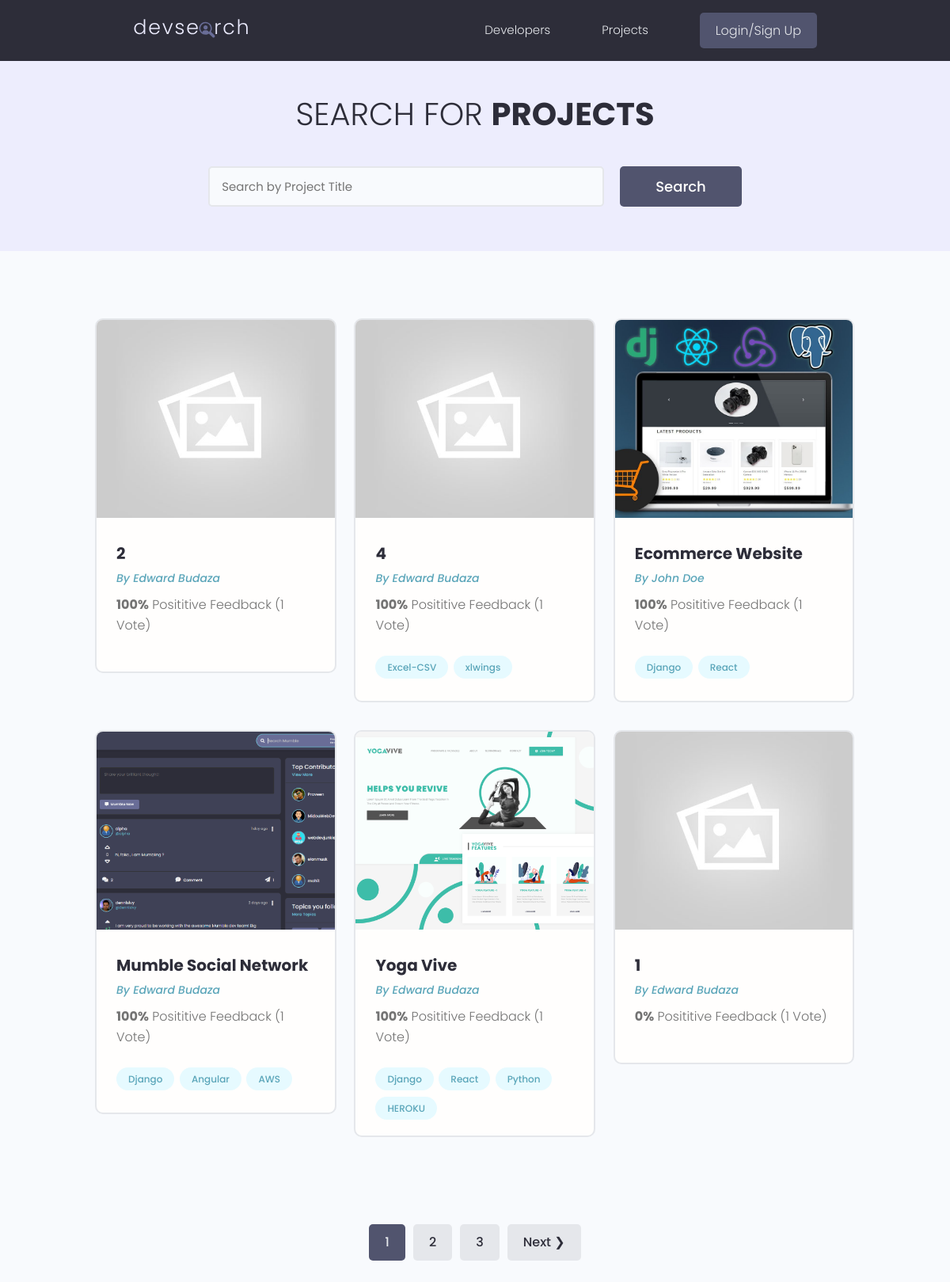
/projects/, run on the app's committed database.
### projects/models.py (models this page shows, shortened)
class Project(models.Model):
    owner = models.ForeignKey(Profile, null=True, blank=True, on_delete=models.CASCADE)
    title = models.CharField(max_length=200)
    description = models.TextField(null=True, blank=True)
    featured_image = models.ImageField(null=True, blank=True, default="default.jpg")
    demo_link = models.CharField(max_length=2000, null=True, blank=True)
    source_link = models.CharField(max_length=2000, null=True, blank=True)
    tags = models.ManyToManyField('Tag', blank=True)
    vote_total = models.IntegerField(default=0, null=True, blank=True)
    vote_ratio = models.IntegerField(default=0, null=True, blank=True)
    created = models.DateTimeField(auto_now_add=True)
    id = models.UUIDField(default=uuid.uuid4, unique=True, primary_key=True, editable=False)
    class Meta:
        ordering = ['-vote_ratio','-vote_total','title']
    @property
    def imageURL(self):
        try:
            url = self.featured_image.url
        except:
            url = ''
        return url

class Tag(models.Model):
    name = models.CharField(max_length=200)
    created = models.DateTimeField(auto_now_add=True)
    id = models.UUIDField(default=uuid.uuid4, unique=True, primary_key=True, editable=False)
    def __str__(self):
        return self.name

### users/models.py (models this page shows, shortened)
class Profile(models.Model):
    user = models.OneToOneField(User, on_delete=models.CASCADE, null=True, blank=True)
    name = models.CharField(max_length=200, blank=True, null=True)
    email = models.EmailField(max_length=500, blank=True, null=True)
    username = models.CharField(max_length=200, blank=True, null=True)
    location = models.CharField(max_length=200, blank=True, null=True)
    short_intro = models.CharField(max_length=200, blank=True, null=True)
    bio = models.TextField(blank=True, null=True)
    profile_image = models.ImageField(null=True, blank=True, upload_to='profiles/', default="profiles/user-default.png")
    social_github = models.CharField(max_length=200, blank=True, null=True)
    social_twitter = models.CharField(max_length=200, blank=True, null=True)
    social_linkedin = models.CharField(max_length=200, blank=True, null=True)
    social_youtube = models.CharField(max_length=200, blank=True, null=True)
    social_website = models.CharField(max_length=200, blank=True, null=True)
    created = models.DateTimeField(auto_now_add=True)
    id = models.UUIDField(default=uuid.uuid4, unique=True, primary_key=True, editable=False)
    class Meta:
        ordering = ['created']

### projects/views.py (the view)
# urls.py: path('projects/',views.getProjects),
def projects(request):
    projects, search_query = searchProjects(request)
    custom_range, projects = paginateProjects(request, projects, 6)
    context = {'projects': projects, 'search_query': search_query, 'custom_range': custom_range}
    return render(request,'projects/projects.html', context)

### projects/utils.py (called while the page is built)
def paginateProjects(request, projects, results):
    page = request.GET.get('page')
    paginator = Paginator(projects,results)
    try:
        projects = paginator.page(page)
    except PageNotAnInteger:
        page=1
        projects = paginator.page(page)
    except EmptyPage:
        page = paginator.num_pages
        projects = paginator.page(page)
    leftIndex = (int(page) - 4)
    if leftIndex < 1:
        leftIndex = 1
    rightIndex = (int(page) + 5)
    if rightIndex > paginator.num_pages:
        rightIndex = paginator.num_pages + 1
    custom_range = range(leftIndex, rightIndex)
    return custom_range, projects

def searchProjects(request):
    search_query = ''
    if request.GET.get('search_query'):
        search_query = request.GET.get('search_query')
    tags = Tag.objects.filter(name__icontains=search_query)
    projects = Project.objects.distinct().filter(
        Q(title__icontains=search_query) |
        Q(description__icontains=search_query) |
        Q(owner__name__icontains=search_query) |
        Q(tags__in=tags)
    )
    return projects, search_query

### projects/templates/projects/projects.html (shortened to what this page needs)
{% extends 'main.html' %}
{% block content %}
  <main class="projects">
    <section class="hero-section text-center">
      <div class="container container--narrow">
        <div class="hero-section__box">
          <h2>Search for <span>Projects</span></h2>
        </div>
        <div class="hero-section__search">
          <form id="searchForm" class="form" action="{% url 'projects' %}" method="get">
            <div class="form__field">
              <input class="input input--text" id="formInput#search" type="text" name="search_query"
                placeholder="Search by Project Title"  value="{{search_query}}"/>
            </div>
            <input class="btn btn--sub btn--lg" type="submit" value="Search" />
          </form>
        </div>
      </div>
    </section>
    <section class="projectsList">
      <div class="container">
        <div class="grid grid--three">
            {% for project in projects %}
            <div class="column">
                <div class="card project">
                    <a href="{% url 'project' project.id %}" class="project">
                        <img class="project__thumbnail" src="{{ project.imageURL }}" alt="project thumbnail" />
                        <div class="card__body">
                        <h3 class="project__title">{{project.title}}</h3>
                        <p><a class="project__author" href="{% url 'user-profile' project.owner.id %}">By {{project.owner.name}}</a></p>
                        <p class="project--rating">
                            <span style="font-weight: bold;">{{project.vote_ratio}}%</span> Posititive
                            Feedback ({{project.vote_total}} Vote{{project.vote_total|pluralize:"s"}})
                        </p>
                        <div class="project__tags">
                            {% for tag in project.tags.all %}
                            <span class="tag tag--pill tag--main">
                            <small>{{tag}}</small>
                            </span>
                            {% endfor %}
                        </div>
                        </div>
                    </a>
                </div>
            </div>
            {% endfor %}
        </div>
      </div>
    </section>
    {% include 'pagination.html' with queryset=projects custom_rnage=custom_rnage %}
  </main>
{% endblock content %}

### templates/main.html (shortened to what this page needs)
<!DOCTYPE html>
{% load static %}
<html>
<head>
    <link rel="stylesheet" href="https://cdn.iconmonstr.com/1.3.0/css/iconmonstr-iconic-font.min.css" />
    <link rel="stylesheet" href="{% static 'uikit/styles/uikit.css' %}" />
    <link rel="stylesheet" href="{% static 'styles/app.css' %}" />
</head>
<body>
    {% include 'navbar.html' %}
    {% block content %}
    {% endblock content %}
</body>
</html>

### templates/navbar.html (shortened to what this page needs)
{% load static %}
<header class="header">
    <div class="container container--narrow">
      <a href="{% url 'profiles' %}" class="header__logo">
        <img src="{% static 'images/logo.svg' %}" alt="DevSearch Logo" />
      </a>
      <nav class="header__nav">
        <ul class="header__menu">
          <li class="header__menuItem"><a href="{% url 'profiles' %}">Developers</a></li>
          <li class="header__menuItem"><a href="{% url 'projects' %}">Projects</a></li>
          {% if request.user.is_authenticated %}
          <li class="header__menuItem"><a href="{% url 'inbox' %}">Inbox</a></li>
          <li class="header__menuItem"><a href="{% url 'account' %}">Account</a></li>
          <li class="header__menuItem"><a href="{% url 'logout' %}" class="btn btn--sub">Logout</a></li>
          {% else %}
          <li class="header__menuItem"><a href="{% url 'login' %}" class="btn btn--sub">Login/Sign Up</a></li>
          {% endif %}
        </ul>
      </nav>
    </div>
  </header>

### templates/pagination.html (shortened to what this page needs)
{% if queryset.has_other_pages %}
<div class="pagination">
  <ul class="container">
    {% for page in custom_range %}
    {% if page == queryset.number %}
    <li><a href="?page={{page}}" class="btn page-link btn--sub" data-page="{{page}}">{{page}}</a></li>
    {% else %}
    <li><a href="?page={{page}}" class="btn page-link" data-page="{{page}}">{{page}}</a></li>
    {% endif %}
    {% endfor %}
    {% if queryset.has_next %}
    <li><a href="?page={{queryset.next_page_number}}" class="btn page-link" data-page="{{queryset.next_page_number}}">Next &#10095;</a></li>
    {% endif %}
  </ul>
</div>
{% endif %}

### static/styles/app.css (style rules this page uses)
:root { --color-sub: #2d2d39; }
.btn--sub { background-color: var(--color-sub-light); }
.card { border: 2px solid var(--color-light); }
img { width: 100%; }
.header { position: sticky; z-index: 111; background-color: var(--color-sub); padding: 1.5rem 0; }
.header > .container { display: flex; justify-content: space-between; align-items: center; }
.header__logo > img { height: 3.8rem; }
.header__nav > ul { display: inline-flex; align-items: center; list-style: none; gap: 6.5rem; }
.header__menuItem > a { color: var(--color-light); font-weight: 300; }
.hero-section { height: 40vh; display: flex; align-items: center; background-color: var(--color-sub); }
.hero-section__box { margin-bottom: 4rem; }
.hero-section__box > h2, .hero-section__box > h2 > span { font-size: 4rem; color: var(--color-light); line-height: 1.3; text-transform: uppercase; }
.hero-section__box > h2 { font-weight: 300; }
.hero-section__box > h2 > span { font-weight: 700; }
.hero-section__search > .form { display: flex; align-items: center; justify-content: center; gap: 2rem; }
.hero-section__search > .form input.input--text { width: 50rem; }
.pagination { margin-top: 8rem; margin-bottom: 10rem; }
.pagination > ul { flex-wrap: wrap; list-style: none; display: flex; align-items: center; justify-content: center; gap: 1rem; }
.pagination .btn { color: var(--color-sub); }
.pagination .btn.btn--sub { color: var(--color-light); }
.project__author { font-size: 1.4rem; font-style: italic; }
.project--rating { margin-bottom: 1.6em; margin-top: .5em; }
.projects > .hero-section { background: var(--color-sub-lighter); height: 30vh; }
.projects .hero-section__box { margin-bottom: 2.5rem; }
.projects .hero-section__box > h2 { color: var(--color-sub); }
.projects .hero-section__box > h2 > span { font-weight: 700; color: var(--color-sub); }
.projectsList { margin-top: 8rem; }
.project__thumbnail { height: 25rem; object-fit: cover; object-position: top center; }
.project__title { font-size: 2rem; font-weight: 700; color: var(--color-sub); }

### static/uikit/styles/modules/_variables.css (style rules this page uses)
:root { --color-main: #5aa5b9; --color-main-light: #e6faff; --color-sub: #3f4156; --color-sub-light: #51546e; --color-sub-lighter: #ededfd; --color-text: #737373; --color-gray: #8b8b8b; --color-light: #e5e7eb; --color-light-gray: #767676; --color-bg: #f8fafd; --color-white: #fffefd; --color-white-light: #f3f3f3; --color-success: #359e64; --color-success-bg: #def8e8; --color-error: #fc4b0b; --color-error-bg: #fff2ee; --font-base: 'Poppins', arial, helvetica, 'Segoe UI', roboto, ubuntu, sans-serif; --font-monospace: 'Fira Code', 'Courier New', courier, monospace; --font-regular: 300; --font-medium: 500; --font-bold: 700; --generic-shadow: 1px 1px 5px #00000010; --generic-transition: all 0.3s ease-in-out; }

### static/uikit/styles/modules/_base.css (style rules this page uses)
* { margin: 0; padding: 0; box-sizing: border-box; text-rendering: optimizeLegibility; color: inherit; font-size: inherit; }
html { font-size: 50%; }
@media only screen and (min-width: 480px) { html { font-size: 56.25%; } }
@media only screen and (min-width: 1200px) { html { font-size: 62.5%; } }
body { line-height: 1.6; font-weight: 400; font-size: 1.5rem; color: var(--color-text); background-color: var(--color-bg); min-height: 100vh; }

### static/uikit/styles/modules/_typography.css (style rules this page uses)
* { font-family: var(--font-base); }
h2 { font-size: 3.6rem; font-weight: var(--font-bold); }
h3 { font-size: 3.2rem; font-weight: var(--font-medium); }
p, span, strong { font-size: 1.6rem; color: var(--color-text); font-weight: var(--font-regular); }
a { padding-bottom: 2px; text-decoration: none; display: inline-block; color: var(--color-main); font-weight: var(--font-medium); }

### static/uikit/styles/modules/_utilities.css (style rules this page uses)
.container { width: 92%; max-width: 165rem; margin: 0 auto; box-sizing: border-box; }
.container--narrow { width: 92%; max-width: 120rem; }
@media screen and (min-width: 1000px) { .container { width: 90%; } }
@media screen and (min-width: 1000px) { .container--narrow { width: 85%; } }
@media screen and (min-width: 1200px) { .container { width: 80%; } }
@media screen and (min-width: 1200px) { .container--narrow { width: 72%; } }
.text-center { text-align: center; }

### static/uikit/styles/modules/_card.css (style rules this page uses)
.card { border-radius: 1rem; background-color: var(--color-white); border: 1.5px solid var(--color-light); width: auto; height: auto; margin-top: 0.5rem; margin-bottom: 0.5rem; overflow: hidden; }
.card__body, .card__header { padding: 2rem 2.5rem; }

### data on the page
Project: imageURL (placeholder picture), title "2", owner.name "Edward Budaza", vote_ratio "100", vote_total "1"
Project: imageURL (placeholder picture), title "4", owner.name "Edward Budaza", vote_ratio "100", vote_total "1"
Tag: name "Excel-CSV"
Tag: name "xlwings"
Project: imageURL (picture), title "Ecommerce Website", owner.name "John Doe", vote_ratio "100", vote_total "1"
Tag: name "Django"
Tag: name "React"
Project: imageURL (picture), title "Mumble Social Network", owner.name "Edward Budaza", vote_ratio "100", vote_total "1"
Tag: name "Angular"
Tag: name "AWS"
Project: imageURL (picture), title "Yoga Vive", owner.name "Edward Budaza", vote_ratio "100", vote_total "1"
Tag: name "Python"
Tag: name "HEROKU"
Project: imageURL (placeholder picture), title "1", owner.name "Edward Budaza", vote_ratio "0", vote_total "1"

### other printed values
{{ page }} "1"
{{ page }} "2" "3"
